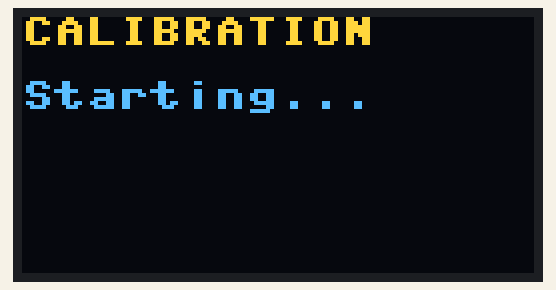
This program was run on a simulated Raspberry Pi Pico running MicroPython. Parts: 128×64 one-colour display. The OLED is the two-colour kind (top 16 rows yellow); library files of the repository ran but are not shown: ssd1306.py; what the program prints to the serial console is not drawn. At 39.8 s the program stops and its outputs stay as they are.

Above: at 0.1 s.
At 6.3 s:
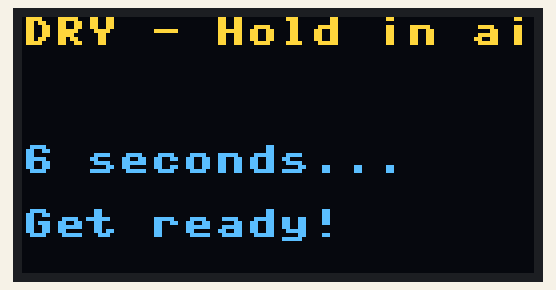
At 12.4 s:
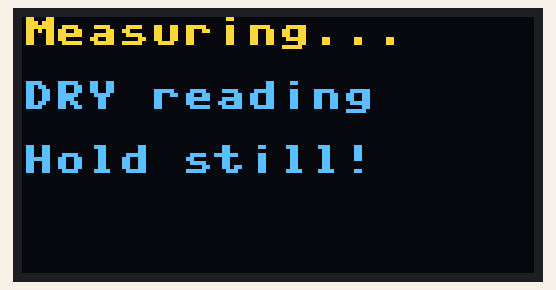
At 15.4 s:
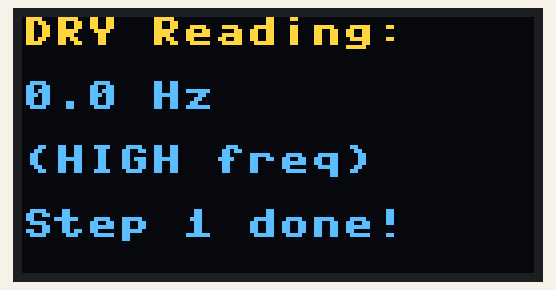
At 28.8 s:
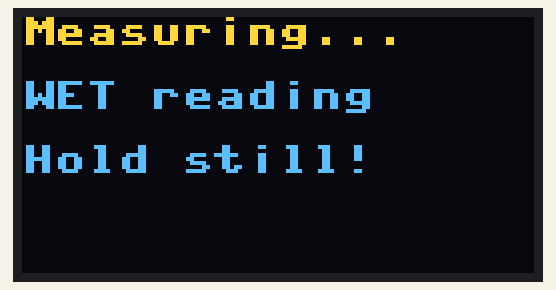
At 31.8 s:
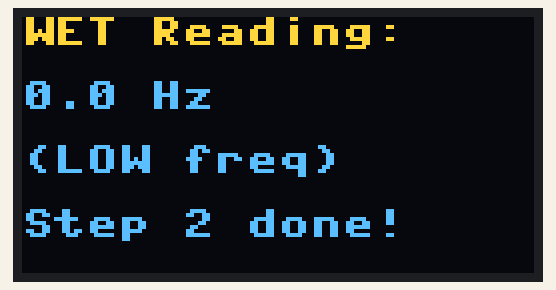

The program:

calibrate.py
```python
"""
Manual Calibration Script (Button-less) - FIXED VERSION
For Pimoroni Grow Moisture Monitor
Author: Alex
Date: October 2025

IMPORTANT: Capacitive sensors have INVERSE frequency relationship!
- DRY (air) = HIGH frequency (~20-30 Hz)
- WET (water) = LOW frequency (~0-5 Hz)

This script provides a button-less calibration process with plenty of time
to move the sensor between dry and wet conditions.
"""

import machine
import time
from ssd1306 import SSD1306_I2C
import json

# Hardware configuration
SENSOR_PIN = 26
I2C_SDA = 4
I2C_SCL = 5
I2C_FREQ = 400000
CONFIG_FILE = 'moisture_config.json'

# Timing - adjust these if you need more/less time
PREP_TIME = 10  # Seconds to prepare sensor between measurements
SAMPLE_TIME = 3  # Seconds to measure frequency (for accuracy)

class MoistureSensor:
    """Handles reading from Pimoroni Grow PFM moisture sensor"""

    def __init__(self, pin_number):
        self.pin = machine.Pin(pin_number, machine.Pin.IN, machine.Pin.PULL_DOWN)
        self.pulse_count = 0
        self.last_frequency = 0

    def count_pulse(self, pin):
        """Interrupt handler for counting pulses"""
        self.pulse_count += 1

    def read_frequency(self, sample_time=3):
        """Measure the pulse frequency from the sensor"""
        self.pulse_count = 0

        # Set up interrupt on rising edge
        self.pin.irq(trigger=machine.Pin.IRQ_RISING, handler=self.count_pulse)

        # Count pulses for sample_time seconds
        time.sleep(sample_time)

        # Disable interrupt
        self.pin.irq(handler=None)

        # Calculate frequency
        frequency = self.pulse_count / sample_time
        self.last_frequency = frequency

        return frequency

class MoistureDisplay:
    """Simple display handler"""

    def __init__(self, i2c):
        self.oled = SSD1306_I2C(128, 64, i2c)
        self.oled.contrast(255)

    def show_message(self, line1, line2="", line3="", line4=""):
        """Display a multi-line message"""
        self.oled.fill(0)
        if line1:
            self.oled.text(line1, 0, 0, 1)
        if line2:
            self.oled.text(line2, 0, 16, 1)
        if line3:
            self.oled.text(line3, 0, 32, 1)
        if line4:
            self.oled.text(line4, 0, 48, 1)
        self.oled.show()

def countdown_timer(display, seconds, message):
    """Show a countdown on the display"""
    for i in range(seconds, 0, -1):
        display.show_message(
            message,
            "",
            f"{i} seconds...",
            "Get ready!"
        )
        print(f"{message} - {i} seconds remaining...")
        time.sleep(1)

def save_config(dry_freq, wet_freq):
    """Save calibration values to file"""
    data = {
        'dry_freq': dry_freq,
        'wet_freq': wet_freq
    }
    with open(CONFIG_FILE, 'w') as f:
        json.dump(data, f)
    print(f"\nCalibration saved to {CONFIG_FILE}")
    print(f"  Dry: {dry_freq:.2f} Hz (HIGH frequency - in air)")
    print(f"  Wet: {wet_freq:.2f} Hz (LOW frequency - in water)")

def main():
    """Manual calibration with timed intervals"""
    print("\n" + "="*60)
    print("MANUAL CALIBRATION - Button-less Version (FIXED)")
    print("="*60)
    print("\nIMPORTANT: Capacitive sensors have INVERSE frequency!")
    print("  - Dry (air) = HIGH frequency (~20-30 Hz)")
    print("  - Wet (water) = LOW frequency (~0-5 Hz)")
    print(f"\nThis script will guide you through calibration with")
    print(f"{PREP_TIME} seconds between each measurement.\n")

    # Initialize hardware
    print("Initializing hardware...")
    i2c = machine.I2C(0, sda=machine.Pin(I2C_SDA), scl=machine.Pin(I2C_SCL), freq=I2C_FREQ)
    display = MoistureDisplay(i2c)
    sensor = MoistureSensor(SENSOR_PIN)

    display.show_message("CALIBRATION", "Starting...", "", "")
    time.sleep(2)

    # ========================================
    # STEP 1: DRY CALIBRATION
    # ========================================
    print("\n" + "="*60)
    print("STEP 1: DRY CALIBRATION (expect HIGH frequency)")
    print("="*60)
    print("\nINSTRUCTIONS:")
    print("1. Remove sensor from soil completely")
    print("2. Hold sensor in AIR (not touching anything wet)")
    print("3. Keep sensor steady during measurement")
    print(f"\nYou have {PREP_TIME} seconds to prepare...")
    print("Starting countdown NOW!\n")

    display.show_message("STEP 1:", "Remove sensor", "Hold in AIR", "")

    # Countdown to dry measurement
    countdown_timer(display, PREP_TIME, "DRY - Hold in air")

    # Take dry measurement
    display.show_message("Measuring...", "DRY reading", "Hold still!", "")
    print("\nMeasuring DRY frequency...")
    print("(Hold sensor steady in air)")

    dry_freq = sensor.read_frequency(SAMPLE_TIME)

    print(f"\n✓ DRY frequency measured: {dry_freq:.2f} Hz")

    display.show_message("DRY Reading:", f"{dry_freq:.1f} Hz", "(HIGH freq)", "Step 1 done!")
    time.sleep(3)

    # ========================================
    # STEP 2: WET CALIBRATION
    # ========================================
    print("\n" + "="*60)
    print("STEP 2: WET CALIBRATION (expect LOW frequency)")
    print("="*60)
    print("\nINSTRUCTIONS:")
    print("1. Place sensor in a glass/cup of water, OR")
    print("2. Push sensor into VERY wet/saturated soil")
    print("3. Make sure sensor is fully submerged/surrounded")
    print(f"\nYou have {PREP_TIME} seconds to prepare...")
    print("Starting countdown NOW!\n")

    display.show_message("STEP 2:", "Put sensor", "in WATER", "")

    # Countdown to wet measurement
    countdown_timer(display, PREP_TIME, "WET - Put in water")

    # Take wet measurement
    display.show_message("Measuring...", "WET reading", "Hold still!", "")
    print("\nMeasuring WET frequency...")
    print("(Sensor should be in water/very wet soil)")

    wet_freq = sensor.read_frequency(SAMPLE_TIME)

    print(f"\n✓ WET frequency measured: {wet_freq:.2f} Hz")

    display.show_message("WET Reading:", f"{wet_freq:.1f} Hz", "(LOW freq)", "Step 2 done!")
    time.sleep(3)

    # ========================================
    # VALIDATION & SAVE
    # ========================================
    print("\n" + "="*60)
    print("CALIBRATION RESULTS")
    print("="*60)
    print(f"\nDry frequency:  {dry_freq:.2f} Hz (should be HIGH)")
    print(f"Wet frequency:  {wet_freq:.2f} Hz (should be LOW)")
    print(f"Difference:     {dry_freq - wet_freq:.2f} Hz")

    # Validate results - DRY should be HIGHER than WET!
    if wet_freq >= dry_freq:
        print("\n⚠️  ERROR: Dry frequency should be HIGHER than wet!")
        print("    Capacitive sensors have INVERSE relationship:")
        print("    - Dry (air) = HIGH frequency")
        print("    - Wet (water) = LOW frequency")
        print(f"    Got: Dry={dry_freq:.1f}Hz, Wet={wet_freq:.1f}Hz")
        print("    Something went wrong - try again!")
        display.show_message("ERROR!", "Dry <= Wet", "Try again", "")
        time.sleep(5)
        return

    if dry_freq < 15:
        print("\n⚠️  WARNING: Dry frequency seems low (<15 Hz)")
        print("    Expected ~20-30 Hz for sensor in air")
        print("    Was the sensor actually in air?")
        display.show_message("WARNING!", "Low dry freq", "Check setup", "")
        time.sleep(5)

    if wet_freq > 10:
        print("\n⚠️  WARNING: Wet frequency seems high (>10 Hz)")
        print("    Expected ~0-5 Hz for sensor in water")
        print("    Was the sensor actually submerged?")
        display.show_message("WARNING!", "High wet freq", "Check setup", "")
        time.sleep(5)

    # Save configuration
    print("\nSaving calibration...")
    save_config(dry_freq, wet_freq)

    display.show_message("Calibration", "COMPLETE!", "", "Saved!")
    time.sleep(3)

    # ========================================
    # FINAL SUMMARY
    # ========================================
    print("\n" + "="*60)
    print("✓ CALIBRATION COMPLETE!")
    print("="*60)
    print(f"\nYour calibration values:")
    print(f"  Dry: {dry_freq:.2f} Hz  (HIGH - sensor in air)")
    print(f"  Wet: {wet_freq:.2f} Hz  (LOW - sensor in water)")
    print(f"  Range: {dry_freq - wet_freq:.2f} Hz")
    print(f"\nThese values are saved to: {CONFIG_FILE}")
    print("\nHow the sensor works:")
    print("  - More moisture = Lower frequency")
    print("  - Less moisture = Higher frequency")
    print("  - This is INVERSE relationship (capacitance-based)")
    print("\nExpected moisture readings:")
    print(f"  Air/Very dry:     ~{dry_freq:.0f}Hz = 0-10%")
    print(f"  Dry soil:         ~{(dry_freq+wet_freq)/2:.0f}Hz = 30-50%")
    print(f"  Moist soil:       ~{(wet_freq + (dry_freq-wet_freq)*0.3):.0f}Hz = 60-80%")
    print(f"  Wet/Saturated:    ~{wet_freq:.0f}Hz = 90-100%")
    print("\nYou can now run the main monitoring program!")
    print("="*60 + "\n")

    display.show_message("Ready to", "monitor!", "", "Run main.py")
    time.sleep(3)
    display.oled.fill(0)
    display.oled.show()

if __name__ == "__main__":
    try:
        main()
    except KeyboardInterrupt:
        print("\n\nCalibration cancelled by user")
    except Exception as e:
        print(f"\n\nError during calibration: {e}")
        import sys
        sys.print_exception(e)
```

Measured:
- what the display in image 1 shows lasts 1.0 s, from 6.2 s to 7.2 s
- what the display in image 2 shows lasts 3.0 s, from 12.4 s to 15.4 s
- what the display in image 3 shows lasts 3.1 s, from 15.4 s to 18.5 s
